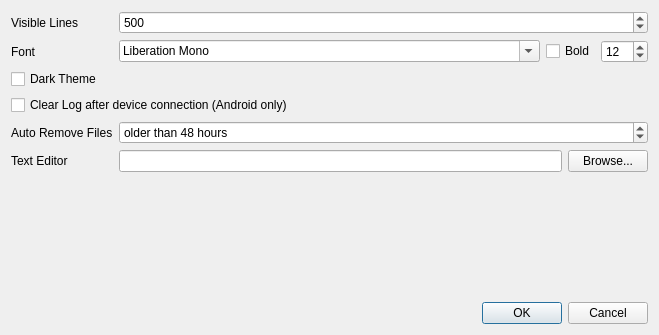
<?xml version="1.0" encoding="UTF-8"?>
<ui version="4.0">
 <class>SettingsDialog</class>
 <widget class="QDialog" name="SettingsDialog">
  <property name="geometry">
   <rect>
    <x>0</x>
    <y>0</y>
    <width>659</width>
    <height>335</height>
   </rect>
  </property>
  <property name="windowTitle">
   <string>Settings</string>
  </property>
  <layout class="QFormLayout" name="formLayout">
   <property name="fieldGrowthPolicy">
    <enum>QFormLayout::AllNonFixedFieldsGrow</enum>
   </property>
   <item row="0" column="0">
    <widget class="QLabel" name="label">
     <property name="text">
      <string>Visible Lines</string>
     </property>
    </widget>
   </item>
   <item row="0" column="1">
    <widget class="QSpinBox" name="visibleBlocksSpinBox">
     <property name="minimum">
      <number>100</number>
     </property>
     <property name="maximum">
      <number>100000</number>
     </property>
     <property name="singleStep">
      <number>100</number>
     </property>
     <property name="value">
      <number>500</number>
     </property>
    </widget>
   </item>
   <item row="2" column="0">
    <widget class="QLabel" name="label_2">
     <property name="text">
      <string>Font</string>
     </property>
    </widget>
   </item>
   <item row="2" column="1">
    <layout class="QHBoxLayout" name="horizontalLayout">
     <item>
      <widget class="QFontComboBox" name="fontComboBox">
       <property name="sizePolicy">
        <sizepolicy hsizetype="Expanding" vsizetype="Fixed">
         <horstretch>0</horstretch>
         <verstretch>0</verstretch>
        </sizepolicy>
       </property>
       <property name="fontFilters">
        <set>QFontComboBox::MonospacedFonts</set>
       </property>
       <property name="currentFont">
        <font>
         <family>Courier New</family>
        </font>
       </property>
      </widget>
     </item>
     <item>
      <widget class="QCheckBox" name="fontBoldCheckBox">
       <property name="text">
        <string>Bold</string>
       </property>
      </widget>
     </item>
     <item>
      <widget class="QSpinBox" name="fontSizeSpinBox">
       <property name="minimumSize">
        <size>
         <width>0</width>
         <height>0</height>
        </size>
       </property>
       <property name="minimum">
        <number>8</number>
       </property>
       <property name="maximum">
        <number>120</number>
       </property>
       <property name="value">
        <number>12</number>
       </property>
      </widget>
     </item>
    </layout>
   </item>
   <item row="11" column="0" colspan="2">
    <widget class="QDialogButtonBox" name="buttonBox">
     <property name="orientation">
      <enum>Qt::Horizontal</enum>
     </property>
     <property name="standardButtons">
      <set>QDialogButtonBox::Cancel|QDialogButtonBox::Ok</set>
     </property>
    </widget>
   </item>
   <item row="5" column="0">
    <widget class="QLabel" name="label_3">
     <property name="text">
      <string>Auto Remove Files</string>
     </property>
    </widget>
   </item>
   <item row="5" column="1">
    <widget class="QSpinBox" name="autoRemoveFilesOlderThanSpinBox">
     <property name="suffix">
      <string> hours</string>
     </property>
     <property name="prefix">
      <string>older than </string>
     </property>
     <property name="minimum">
      <number>1</number>
     </property>
     <property name="maximum">
      <number>1000</number>
     </property>
     <property name="value">
      <number>48</number>
     </property>
    </widget>
   </item>
   <item row="6" column="0">
    <widget class="QLabel" name="label_4">
     <property name="text">
      <string>Text Editor</string>
     </property>
    </widget>
   </item>
   <item row="6" column="1">
    <layout class="QHBoxLayout" name="horizontalLayout_2">
     <item>
      <widget class="QLineEdit" name="editorLineEdit"/>
     </item>
     <item>
      <widget class="QPushButton" name="editorBrowseButton">
       <property name="text">
        <string>Browse...</string>
       </property>
      </widget>
     </item>
    </layout>
   </item>
   <item row="10" column="0" colspan="2">
    <spacer name="verticalSpacer">
     <property name="orientation">
      <enum>Qt::Vertical</enum>
     </property>
     <property name="sizeHint" stdset="0">
      <size>
       <width>20</width>
       <height>40</height>
      </size>
     </property>
    </spacer>
   </item>
   <item row="4" column="0" colspan="2">
    <widget class="QCheckBox" name="clearAndroidLogCheckBox">
     <property name="text">
      <string>Clear Log after device connection (Android only)</string>
     </property>
    </widget>
   </item>
   <item row="3" column="0" colspan="2">
    <widget class="QCheckBox" name="darkThemeCheckBox">
     <property name="text">
      <string>Dark Theme</string>
     </property>
    </widget>
   </item>
  </layout>
 </widget>
 <tabstops>
  <tabstop>visibleBlocksSpinBox</tabstop>
  <tabstop>fontComboBox</tabstop>
  <tabstop>fontBoldCheckBox</tabstop>
  <tabstop>fontSizeSpinBox</tabstop>
  <tabstop>darkThemeCheckBox</tabstop>
  <tabstop>autoRemoveFilesOlderThanSpinBox</tabstop>
  <tabstop>editorLineEdit</tabstop>
  <tabstop>editorBrowseButton</tabstop>
 </tabstops>
 <resources/>
 <connections>
  <connection>
   <sender>buttonBox</sender>
   <signal>accepted()</signal>
   <receiver>SettingsDialog</receiver>
   <slot>accept()</slot>
   <hints>
    <hint type="sourcelabel">
     <x>257</x>
     <y>227</y>
    </hint>
    <hint type="destinationlabel">
     <x>157</x>
     <y>274</y>
    </hint>
   </hints>
  </connection>
  <connection>
   <sender>buttonBox</sender>
   <signal>rejected()</signal>
   <receiver>SettingsDialog</receiver>
   <slot>reject()</slot>
   <hints>
    <hint type="sourcelabel">
     <x>325</x>
     <y>227</y>
    </hint>
    <hint type="destinationlabel">
     <x>286</x>
     <y>274</y>
    </hint>
   </hints>
  </connection>
 </connections>
</ui>
